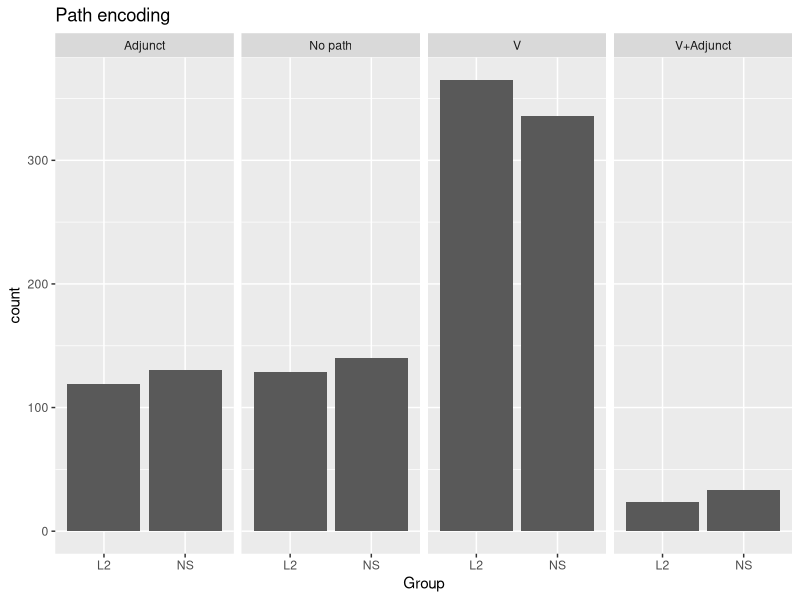
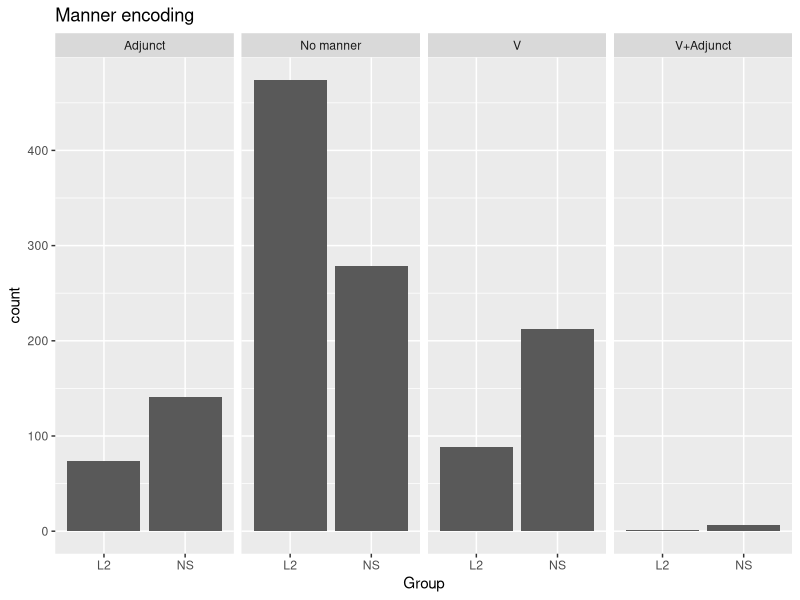

These charts were generated, in order, by the following R code:
## Analyse data from participants in the control (no priming) condition.

library(dplyr)
library(ggplot2)

#  ------------------------------------------------------------------------
#  Load data and simplify
#  ------------------------------------------------------------------------

# load transcriptions
tr_compl <- read.csv("data/data_verbal_transcribed.csv", fileEncoding = "UTF-8",
                     stringsAsFactors = FALSE)
head(tr_compl)

# simplify and keep only control participants; in this df include Target column
d_wtargets <- tr_compl %>%
  filter(Condition == "Control") %>%
  select(Subject:VideoName, Target)
head(d_wtargets)

# load annotated data
annot <- read.csv("data/data_annotated_long.csv", fileEncoding = "UTF-8",
                  stringsAsFactors = FALSE)
head(annot)


#  ------------------------------------------------------------------------
#  Summarise Path encoding
#  ------------------------------------------------------------------------

# How was Path expressed: in V, as an adjunct or both?
# this function will be passed on to dplyr
where_path <- function(df, liberal = FALSE) {
  mentions_path <- 
    if (liberal) {  # means that ?Path cases are counted as Path
      df$SemComp %in% c("?Path", "Path")
      } else {
        df$SemComp == "Path"
      }
  path_constituents <- df$SyntCateg[mentions_path]
  # Is P expressed in the V (0=no, 1=yes)?
  P_V <- as.numeric(sum("V" == path_constituents) > 0)
  # Is P expressed as an adjunct (0=no, 1=yes)?
  P_Adjunct <- as.numeric(sum("Adjunct" == path_constituents) > 0)
  # Classify as one of 3 or 4 cases (depends on whether "mixed" an own category?)
  Path <- 
    if(P_V + P_Adjunct == 0) {
      "No path"
    } else if (P_V + P_Adjunct == 2) {
      "V+Adjunct"  # change to "mixed" for more fine-grained classification
    } else if (P_V & !P_Adjunct) {
      "V"
    } else if (!P_V & P_Adjunct) {
      "Adjunct"
    } else {
      stop("Oops!")
    }
  # dataframe as output, so it works with dplyr::out()
  data.frame(Path, stringsAsFactors = FALSE)
}

# do this for the annotated data in long format
path_annot <- annot %>%
  filter(Condition == "Control") %>%
  group_by(Subject, Condition, Group, VideoTrial, VideoName) %>%
  do(where_path(., liberal = TRUE)) 

head(path_annot)

# now merge back into particiant data
d_wtargets <- left_join(d_wtargets, path_annot)
# Those with an NA in Path are cases of "No Path"
d_wtargets[is.na(d_wtargets$Path), ]
d_wtargets[is.na(d_wtargets$Path), "Path"] <- "No path"


#  ------------------------------------------------------------------------
#  Summarise Manner encoding
#  ------------------------------------------------------------------------

# How was Manner expressed: in V, as an adjunct or both?
# this function will be passed on to dplyr
where_manner <- function(df, liberal = FALSE) {
  mentions_manner <- 
    if (liberal) {  # means that ?Manner cases are counted as Manner
      df$SemComp %in% c("?Manner", "Manner")
    } else {
      df$SemComp == "Manner"
    }
  manner_constituents <- df$SyntCateg[mentions_manner]
  # Is P expressed in the V (0=no, 1=yes)?
  P_V <- as.numeric(sum("V" == manner_constituents) > 0)
  # Is P expressed as an adjunct (0=no, 1=yes)?
  P_Adjunct <- as.numeric(sum("Adjunct" == manner_constituents) > 0)
  # Classify as one of 3 or 4 cases (depends on whether "mixed" an own category?)
  Manner <- 
    if(P_V + P_Adjunct == 0) {
      "No manner"
    } else if (P_V + P_Adjunct == 2) {
      "V+Adjunct"  # change to "mixed" for more fine-grained classification
    } else if (P_V & !P_Adjunct) {
      "V"
    } else if (!P_V & P_Adjunct) {
      "Adjunct"
    } else {
      stop("Oops!")
    }
  # dataframe as output, so it works with dplyr::out()
  data.frame(Manner, stringsAsFactors = FALSE)
}

# do this for the annotated data in long format
manner_annot <- annot %>%
  filter(Condition == "Control") %>%
  group_by(Subject, Condition, Group, VideoTrial, VideoName) %>%
  do(where_manner(., liberal = TRUE)) 

head(manner_annot)

# now merge back into particiant data
d_wtargets <- left_join(d_wtargets, manner_annot)
# Those with an NA in Manner are cases of "No Manner"
d_wtargets[is.na(d_wtargets$Manner), ]
d_wtargets[is.na(d_wtargets$Manner), "Manner"] <- "No manner"

head(d_wtargets)


#  ------------------------------------------------------------------------
#  Descriptive tables/figures at group level
#  ------------------------------------------------------------------------

# simpler name for data frame without targets
d <- d_wtargets %>% select(-Target)

with(d, addmargins(table(Path, Manner, Group)))

ggplot(d, aes(x = Group)) +
  geom_bar() +
  facet_grid(. ~ Path) +
  ggtitle("Path encoding")

ggplot(d, aes(x = Group)) +
  geom_bar() +
  facet_grid(. ~ Manner) +
  ggtitle("Manner encoding")
